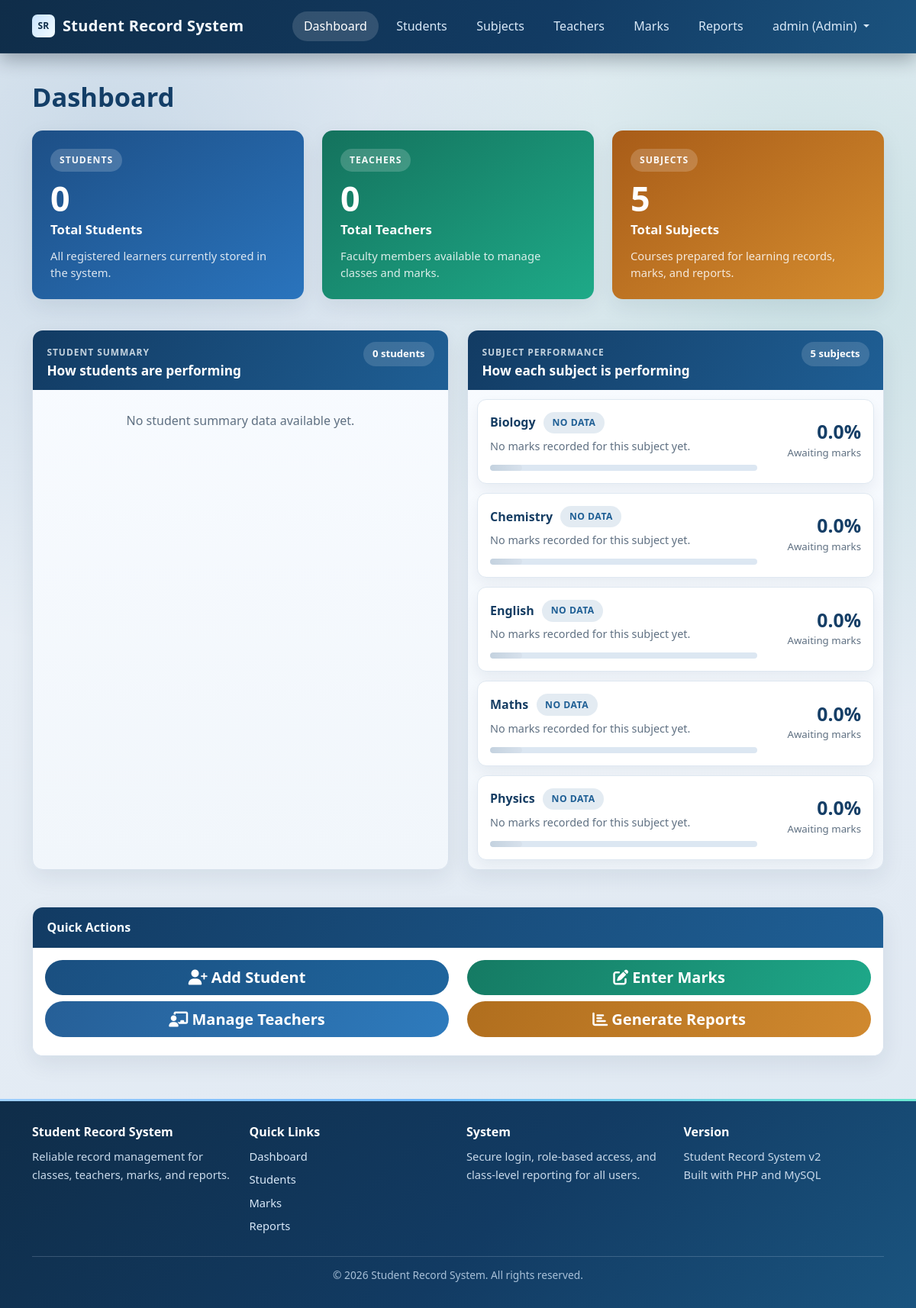
/index.php (signed in), run on the app's committed database.
### tables this page shows
CREATE TABLE IF NOT EXISTS subjects (
    subject_id INT AUTO_INCREMENT PRIMARY KEY,
    subject_name VARCHAR(100) NOT NULL,
    total_mark INT NOT NULL DEFAULT 100,
    created_at TIMESTAMP DEFAULT CURRENT_TIMESTAMP
);

### index.php (the view, shortened to what the rows shown need)
<?php
require_once 'auth/auth_helper.php';
function formatDashboardLabel($value) {
    $value = str_replace('_', ' ', trim((string)$value));
    return ucwords(strtolower($value));
}
function getStatusPillClass($status) {
    $status = strtoupper(trim((string)$status));
    switch ($status) {
        case 'NO MARKS':
        case 'NO SUBJECTS':
        case 'NO DATA':
            return 'status-pill status-muted';
    }
}
$db = new Database();
$conn = $db->getConnection();
$subjectPerformance = false;
if (canAccessTeacherDashboard()) {
    $subjectPerformance = $conn->query("
        SELECT
            subject_id,
            subject_name,
            total_students AS total_marks,
            average_score,
            highest_score,
            lowest_score,
            passed_count,
            COALESCE(failed_count, GREATEST(total_students - passed_count, 0)) AS failed_count,
            COALESCE(pass_rate, 0) AS pass_rate,
            COALESCE(
                performance_band,
                CASE
                    WHEN total_students = 0 THEN 'NO DATA'
                    WHEN average_score >= 80 THEN 'EXCELLENT'
                    WHEN average_score >= 60 THEN 'GOOD'
                    WHEN average_score >= 50 THEN 'FAIR'
                    ELSE 'NEEDS IMPROVEMENT'
                END
            ) AS performance_band
        FROM subject_performance
        ORDER BY average_score DESC, subject_name ASC
        LIMIT 6
    ");
}
?>
<!DOCTYPE html>
<html lang="en">
<head>
    <link href="https://cdn.jsdelivr.net/npm/bootstrap@5.3.0/dist/css/bootstrap.min.css" rel="stylesheet">
    <link href="assets/style.css" rel="stylesheet">
</head>
<body>
    <div class="main-container">
        <div class="container mt-4">
            <div class="row">
                <div class="col-12">
                    <h1 class="dashboard-title">Dashboard</h1>
                </div>
            </div>
            <?php if (canAccessTeacherDashboard()): ?>
            <div class="row mb-4">
                <div class="col-xl-6 mb-4">
                    <div class="card dashboard-panel">
                        <div class="card-header dashboard-panel-header">
                            <div>
                                <h2 class="dashboard-section-title">How students are performing</h2>
                            </div>
                        </div>
                    </div>
                </div>
                <div class="col-xl-6 mb-4">
                    <div class="card dashboard-panel">
                        <div class="card-header dashboard-panel-header">
                            <div>
                                <h2 class="dashboard-section-title">How each subject is performing</h2>
                            </div>
                        </div>
                        <div class="card-body dashboard-panel-body">
                            <?php if ($subjectPerformance && $subjectPerformance->num_rows > 0): ?>
                                <div class="dashboard-list">
                                    <?php while ($subject = $subjectPerformance->fetch_assoc()): ?>
                                        <?php
                                        $totalMarks = (int)($subject['total_marks'] ?? 0);
                                        $passedCount = (int)($subject['passed_count'] ?? 0);
                                        $averageScore = (float)($subject['average_score'] ?? 0);
                                        $passRate = (float)($subject['pass_rate'] ?? 0);
                                        $bandLabel = formatDashboardLabel($subject['performance_band'] ?? 'NO DATA');
                                        $barWidth = $totalMarks > 0 ? max(12, min(100, (int)round($averageScore))) : 12;
                                        ?>
                                        <div class="dashboard-list-item">
                                            <div class="dashboard-list-main">
                                                <div class="dashboard-list-head">
                                                    <h3 class="dashboard-list-title"><?php echo htmlspecialchars($subject['subject_name'], ENT_QUOTES, 'UTF-8'); ?></h3>
                                                    <span class="<?php echo getStatusPillClass($subject['performance_band'] ?? 'NO DATA'); ?>"><?php echo htmlspecialchars($bandLabel, ENT_QUOTES, 'UTF-8'); ?></span>
                                                </div>
                                                <p class="dashboard-list-meta">
                                                    <?php if ($totalMarks > 0): ?>
                                                        <?php echo $passedCount; ?>/<?php echo $totalMarks; ?> pass
                                                        <span>&bull; High <?php echo (int)round((float)($subject['highest_score'] ?? 0)); ?></span>
                                                        <span>&bull; Low <?php echo (int)round((float)($subject['lowest_score'] ?? 0)); ?></span>
                                                    <?php else: ?>
                                                        No marks recorded for this subject yet.
                                                    <?php endif; ?>
                                                </p>
                                                <div class="performance-track <?php echo $totalMarks > 0 ? '' : 'performance-track-empty'; ?>">
                                                    <span style="width: <?php echo $barWidth; ?>%"></span>
                                                </div>
                                            </div>
                                            <div class="dashboard-list-side">
                                                <div class="dashboard-score"><?php echo number_format($averageScore, 1); ?>%</div>
                                                <div class="dashboard-subscore"><?php echo $totalMarks > 0 ? number_format($passRate, 1) . '% pass rate' : 'Awaiting marks'; ?></div>
                                            </div>
                                        </div>
                                    <?php endwhile; ?>
                                </div>
                            <?php else: ?>
                                <div class="dashboard-empty-state">
                                    <p>No subject performance data available yet.</p>
                                </div>
                            <?php endif; ?>
                        </div>
                    </div>
                </div>
            </div>
            <?php endif; ?>
        </div>
    </div>
</body>
</html>

### data on the page
subjects: subject_name "Biology", bandLabel "NO DATA", $barWidth 12 (drawn), averageScore "0.0"
subjects: subject_name "Chemistry", bandLabel "NO DATA", $barWidth 12 (drawn), averageScore "0.0"
subjects: subject_name "English", bandLabel "NO DATA", $barWidth 12 (drawn), averageScore "0.0"
subjects: subject_name "Maths", bandLabel "NO DATA", $barWidth 12 (drawn), averageScore "0.0"
subjects: subject_name "Physics", bandLabel "NO DATA", $barWidth 12 (drawn), averageScore "0.0"

### other printed values
$_SESSION['display_name'] "admin"
$_SESSION['role'] "Admin"
$totalStudents "0"
$totalTeachers "0"
$totalSubjects "5"
